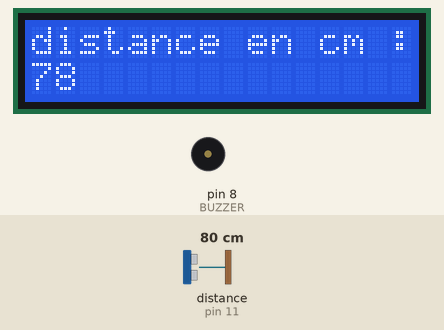
Recording of a sketch running on a simulated Arduino Uno, built with avr-gcc and run on an emulated ATmega328P. Shown: 16×2 character LCD, buzzer (waves = sounding, pin HIGH). Wiring (inferred from the names in the program): ultrasonic range finder: trigger pin 10; echo pin 11. Inputs (shaded band) come from the test bench; at power-on: distance to the obstacle (sensor on pin 11) 80 cm. The echo pulse lasts 58.3 µs per cm; pins used as bus, display or sensor lines are not drawn; what the sketch prints to the serial monitor is not drawn.

Above: at 1.2 s.
1.3 s: distance to the obstacle (sensor on pin 11) set to 2 cm
At 1.46 s:
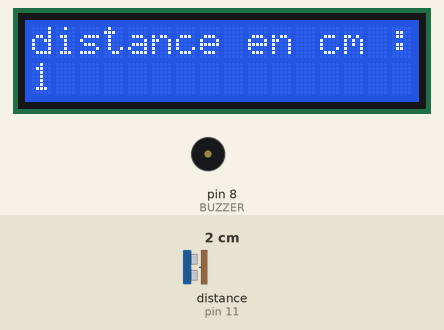
3.0 s: distance to the obstacle (sensor on pin 11) set to 4 cm
At 3.08 s:
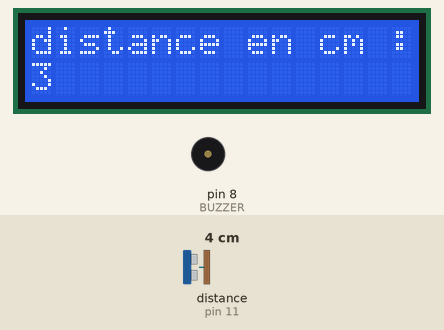
4.5 s: distance to the obstacle (sensor on pin 11) set to 9 cm
At 4.59 s:
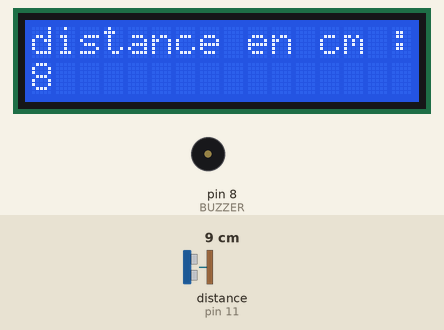

Measured:
- after the input at 1.3 s, the display: first differs from a run without the input after 0.12 s (image 1)
- after the input at 3.0 s, the display: first differs from a run without the input at once (image 2)
- after the input at 4.5 s, the display: first differs from a run without the input at once (image 3)

The sketch:

Ultrasonic_LCD.ino
```cpp
#include <LiquidCrystal.h>

#define trigPin 10
#define echoPin 11
#define BUZZER 8


long tempEcho;
int  distance ;
const int RS =2, E =3, D4 =4, D5 =5, D6 =6, D7 = 7;   //RS = 12, E = 6, D4 = 5, D5 = 4, D6 = 3, D7 = 2;
LiquidCrystal lcd(RS, E, D4, D5, D6, D7);

void setup() {
Serial.begin(9600) ;
pinMode(BUZZER, OUTPUT);
pinMode(trigPin, OUTPUT);
pinMode(echoPin, INPUT);


lcd.begin(16, 2);       // initial nombres columns and rows
lcd.print("distance: ") ;

}

void loop() {
digitalWrite(trigPin,LOW);
delayMicroseconds(2);
digitalWrite(trigPin,HIGH);
delayMicroseconds(10);
digitalWrite(trigPin,LOW) ;


tempEcho = pulseIn(echoPin,HIGH);       // temps d'impulsion
distance = tempEcho*0.034/2 ;          //  Etalonnage
Serial.println(distance);

lcd.home();
lcd.print("distance en cm : ") ;
lcd.setCursor(0,1);
lcd.print(distance);
delay(100);
lcd.clear();


}
```
